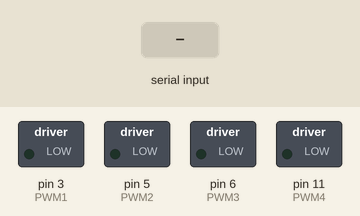
Recording of a sketch running on a simulated Arduino Mega 2560, built with avr-gcc and run on an emulated ATmega2560. Parts: switched loads named in the sketch (green lamp = pin HIGH). Inputs (shaded band) come from the test bench.

Above: at 1.2 s.
1.3 s: "8" received over the second serial link
At 2.5 s:
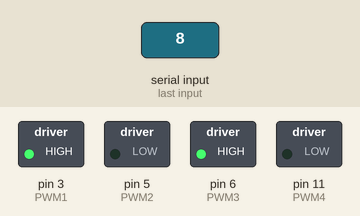
2.8 s: "2" received over the second serial link
At 3.8 s:
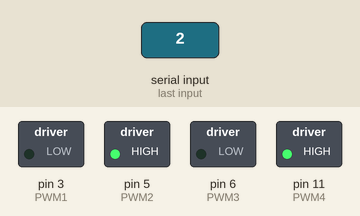
4.3 s: "4" received over the second serial link
At 5.0 s:
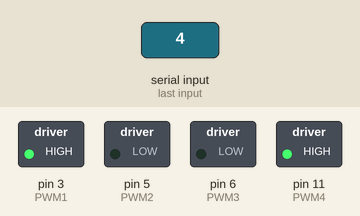
5.8 s: "6" received over the second serial link
At 6.1 s:
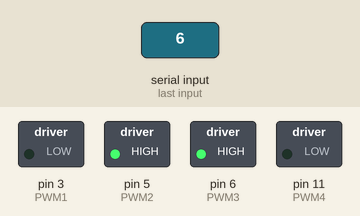
7.3 s: "5" received over the second serial link
At 8.5 s:
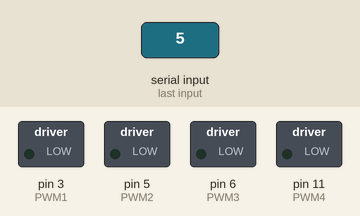
Timing chart, 0 to 9.8 s (numbered marks = the images above; inputs shaded):
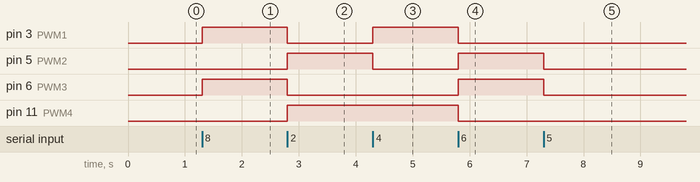

Measured:
- after the input at 1.3 s, pin 3 (PWM1), pin 6 (PWM3): LOW → HIGH at once
- after the input at 2.8 s, pin 3 (PWM1), pin 6 (PWM3): HIGH → LOW at once; pin 5 (PWM2), pin 11 (PWM4): LOW → HIGH at once
- after the input at 4.3 s, pin 3 (PWM1): LOW → HIGH at once; pin 5 (PWM2): HIGH → LOW at once
- after the input at 5.8 s, pin 3 (PWM1), pin 11 (PWM4): HIGH → LOW at once; pin 5 (PWM2), pin 6 (PWM3): LOW → HIGH at once
- after the input at 7.3 s, pin 5 (PWM2), pin 6 (PWM3): HIGH → LOW at once

The sketch:

DCMotControl.ino
```cpp
// this program demonstrates the communication from the control laptop
// to the arduino and the commands to steer two DC motors
//
// you need an USB cable to program the arduino

// pin number of on-board LED
int ledPin = 13;

// Pulse Width Modulation (PWM) pins
int PWM1 = 3;
int PWM2 = 5;
int PWM3 = 6;
int PWM4 = 11;


void setup() {
  // all outputs to zero
  analogWrite(PWM1,0);
  analogWrite(PWM2,0);
  analogWrite(PWM3,0);
  analogWrite(PWM4,0);

  Serial1.begin(115200); //for Ethernet or Wifi


  // clear the input buffer
  while (Serial1.available())
     Serial1.read();
  }

void loop() {
  if(Serial1.available() > 0)

  {
    char Command = Serial1.read();
    switch(Command)
    {

      // if 5 kill all outputs
      case '5':
        analogWrite(PWM1,0);
        analogWrite(PWM2,0);
        analogWrite(PWM3,0);
        analogWrite(PWM4,0);
      break;
      // in other cases switch to all combinations of forward and reverse
      // 255 means full speed
      case '8':
        analogWrite(PWM1,255);
        analogWrite(PWM2,0);
        analogWrite(PWM3,255);
        analogWrite(PWM4,0);
      break;

      case '2':
        analogWrite(PWM1,0);
        analogWrite(PWM2,255);
        analogWrite(PWM3,0);
        analogWrite(PWM4,255);
      break;

      case '4':
        analogWrite(PWM1,255);
        analogWrite(PWM2,0);
        analogWrite(PWM3,0);
        analogWrite(PWM4,255);
      break;

      case '6':
        analogWrite(PWM1,0);
        analogWrite(PWM2,255);
        analogWrite(PWM3,255);
        analogWrite(PWM4,0);
      break;


     }
  }
}
```
